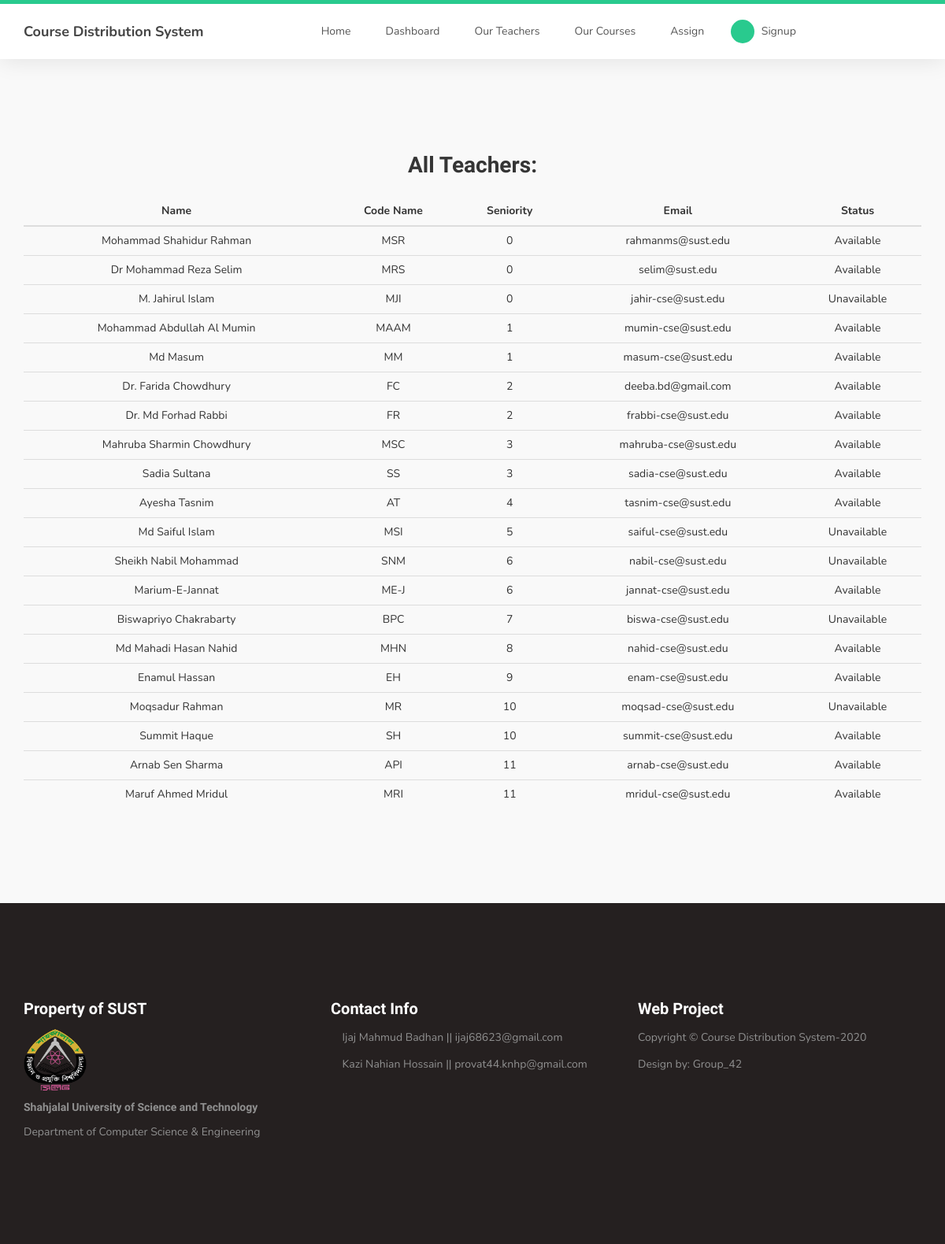
The page /allteachers/ on the database its author committed.
### courseDist/models.py (models this page shows, shortened)
class Teacher(models.Model):
	name = models.CharField(max_length=100)
	code_name = models.CharField(max_length=10,primary_key=True)
	seniority = models.PositiveIntegerField() # Most Senior teacher has the least seniority number and vice-versa.
	email = models.EmailField(default=" ")
	isActive = models.BooleanField(default=True)

### courseDist/views.py (the view)
# urls.py: path('allteachers/',views.allteachers,name="allteachers"),
def allteachers(request):
	teachers = Teacher.objects.all()
	tl = [t for t in teachers]
	def f(t):
		return t.seniority
	tl.sort(key=f)
	context = {
		'teachers' : tl
	}
	return render(request,'courseDist/allteachers.html',context)

### courseDist/templates/courseDist/allteachers.html
{% extends "courseDist/base.html" %}
{% block content %}
	<section id="team">
		<div class="container">
		<div class="row">
			<div class="col-md-12 col-sm-12">
				<h2>All Teachers:</h2>
				<table class="table">
				<thead class="thead-dark">
					<tr>
						<th scope="col"><center>Name</center></th>
						<th scope="col"><center>Code Name</center></th>
						<th scope="col"><center>Seniority</center></th>
						<th scope="col"><center>Email</center></th>
						<th scope="col"><center>Status</center></th>
					</tr>
					{% for teacher in teachers %}
					<tr>
						<td>{{ teacher.name }}</td>
						<td>{{ teacher.code_name }}</td>
						<td>{{ teacher.seniority }}</td>
						<td>{{ teacher.email }}</td>
						{% if teacher.isActive %}
							<td>Available</td>
						{% else %}
							<td>Unavailable</td>
						{% endif %}
					</tr>
					{% endfor %}
				</table>
			</div>
		</div>
		</div>
	</section>
{% endblock content %}

### rows shown on the page
Teacher: name "Mohammad Shahidur Rahman", code_name "MSR", seniority "0", email "rahmanms@sust.edu", isActive "Available"
Teacher: name "Dr Mohammad Reza Selim", code_name "MRS", seniority "0", email "selim@sust.edu", isActive "Available"
Teacher: name "M. Jahirul Islam", code_name "MJI", seniority "0", email "jahir-cse@sust.edu", isActive "Unavailable"
Teacher: name "Mohammad Abdullah Al Mumin", code_name "MAAM", seniority "1", email "mumin-cse@sust.edu", isActive "Available"
Teacher: name "Md Masum", code_name "MM", seniority "1", email "masum-cse@sust.edu", isActive "Available"
Teacher: name "Dr. Farida Chowdhury", code_name "FC", seniority "2", email "deeba.bd@gmail.com", isActive "Available"
Teacher: name "Dr. Md Forhad Rabbi", code_name "FR", seniority "2", email "frabbi-cse@sust.edu", isActive "Available"
Teacher: name "Mahruba Sharmin Chowdhury", code_name "MSC", seniority "3", email "mahruba-cse@sust.edu", isActive "Available"
Teacher: name "Sadia Sultana", code_name "SS", seniority "3", email "sadia-cse@sust.edu", isActive "Available"
Teacher: name "Ayesha Tasnim", code_name "AT", seniority "4", email "tasnim-cse@sust.edu", isActive "Available"
Teacher: name "Md Saiful Islam", code_name "MSI", seniority "5", email "saiful-cse@sust.edu", isActive "Unavailable"
Teacher: name "Sheikh Nabil Mohammad", code_name "SNM", seniority "6", email "nabil-cse@sust.edu", isActive "Unavailable"
Teacher: name "Marium-E-Jannat", code_name "ME-J", seniority "6", email "jannat-cse@sust.edu", isActive "Available"
Teacher: name "Biswapriyo Chakrabarty", code_name "BPC", seniority "7", email "biswa-cse@sust.edu", isActive "Unavailable"
Teacher: name "Md Mahadi Hasan Nahid", code_name "MHN", seniority "8", email "nahid-cse@sust.edu", isActive "Available"
Teacher: name "Enamul Hassan", code_name "EH", seniority "9", email "enam-cse@sust.edu", isActive "Available"
Teacher: name "Moqsadur Rahman", code_name "MR", seniority "10", email "moqsad-cse@sust.edu", isActive "Unavailable"
Teacher: name "Summit Haque", code_name "SH", seniority "10", email "summit-cse@sust.edu", isActive "Available"
Teacher: name "Arnab Sen Sharma", code_name "API", seniority "11", email "arnab-cse@sust.edu", isActive "Available"
Teacher: name "Maruf Ahmed Mridul", code_name "MRI", seniority "11", email "mridul-cse@sust.edu", isActive "Available"
